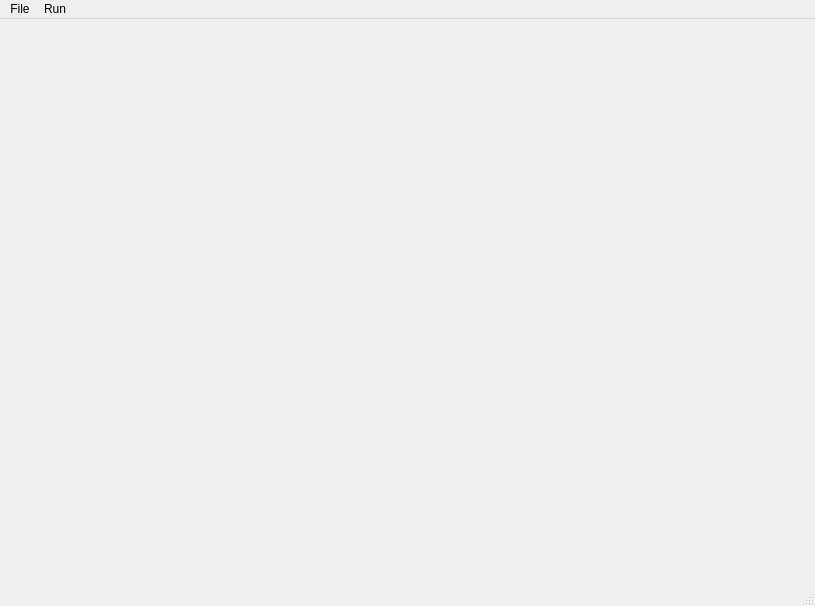
<?xml version="1.0" encoding="UTF-8"?>
<ui version="4.0">
 <class>CRSPlannerWindow</class>
 <widget class="QMainWindow" name="CRSPlannerWindow">
  <property name="geometry">
   <rect>
    <x>0</x>
    <y>0</y>
    <width>815</width>
    <height>606</height>
   </rect>
  </property>
  <property name="windowTitle">
   <string>Robot-Airship Facility  -  Motion Planner</string>
  </property>
  <widget class="QWidget" name="centralwidget"/>
  <widget class="QMenuBar" name="menubar">
   <property name="geometry">
    <rect>
     <x>0</x>
     <y>0</y>
     <width>815</width>
     <height>21</height>
    </rect>
   </property>
   <widget class="QMenu" name="menuFile">
    <property name="title">
     <string>File</string>
    </property>
    <addaction name="actionLoad_Positions"/>
    <addaction name="actionSave_Positions"/>
    <addaction name="actionLoad_Planner"/>
    <addaction name="actionSave_Planner"/>
    <addaction name="actionQuit"/>
   </widget>
   <widget class="QMenu" name="menuRun">
    <property name="title">
     <string>Run</string>
    </property>
    <addaction name="actionRun_Dialog"/>
    <addaction name="actionRun_Planner"/>
    <addaction name="actionStart_Sol_Anim"/>
    <addaction name="actionStop_Sol_Anim"/>
    <addaction name="actionStart_Target_Anim"/>
    <addaction name="actionStop_Target_Anim"/>
   </widget>
   <addaction name="menuFile"/>
   <addaction name="menuRun"/>
  </widget>
  <widget class="QStatusBar" name="statusbar"/>
  <action name="actionQuit">
   <property name="text">
    <string>Quit</string>
   </property>
  </action>
  <action name="actionLoad_Positions">
   <property name="text">
    <string>Load Positions...</string>
   </property>
  </action>
  <action name="actionSave_Positions">
   <property name="text">
    <string>Save Positions...</string>
   </property>
  </action>
  <action name="actionLoad_Planner">
   <property name="text">
    <string>Load Planner...</string>
   </property>
  </action>
  <action name="actionSave_Planner">
   <property name="text">
    <string>Save Planner...</string>
   </property>
  </action>
  <action name="actionRun_Planner">
   <property name="text">
    <string>Run Planner</string>
   </property>
  </action>
  <action name="actionStart_Sol_Anim">
   <property name="text">
    <string>Start Sol. Anim.</string>
   </property>
  </action>
  <action name="actionStop_Sol_Anim">
   <property name="enabled">
    <bool>true</bool>
   </property>
   <property name="text">
    <string>Stop Sol. Anim.</string>
   </property>
  </action>
  <action name="actionStart_Target_Anim">
   <property name="text">
    <string>Start Target Anim.</string>
   </property>
  </action>
  <action name="actionStop_Target_Anim">
   <property name="enabled">
    <bool>true</bool>
   </property>
   <property name="text">
    <string>Stop Target Anim.</string>
   </property>
  </action>
  <action name="actionRun_Dialog">
   <property name="text">
    <string>Run Dialog...</string>
   </property>
  </action>
 </widget>
 <resources/>
 <connections/>
</ui>
